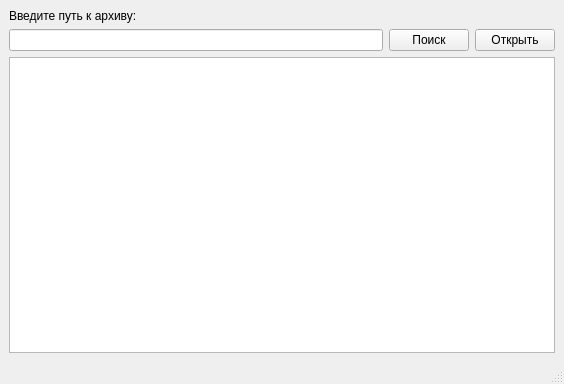
<?xml version="1.0" encoding="UTF-8"?>
<ui version="4.0">
 <class>MainWindow</class>
 <widget class="QMainWindow" name="MainWindow">
  <property name="geometry">
   <rect>
    <x>0</x>
    <y>0</y>
    <width>564</width>
    <height>384</height>
   </rect>
  </property>
  <property name="windowTitle">
   <string>MainWindow</string>
  </property>
  <widget class="QWidget" name="centralwidget">
   <layout class="QVBoxLayout" name="verticalLayout">
    <item>
     <widget class="QLabel" name="label">
      <property name="text">
       <string>Введите путь к архиву:</string>
      </property>
     </widget>
    </item>
    <item>
     <layout class="QHBoxLayout" name="horizontalLayout">
      <item>
       <widget class="QLineEdit" name="lineEditPathToArchive"/>
      </item>
      <item>
       <widget class="QPushButton" name="pushButtonFileDialog">
        <property name="text">
         <string>Поиск</string>
        </property>
       </widget>
      </item>
      <item>
       <widget class="QPushButton" name="pushButtonOpenArchive">
        <property name="text">
         <string>Открыть</string>
        </property>
       </widget>
      </item>
     </layout>
    </item>
    <item>
     <widget class="QTableView" name="tableView">
      <property name="sizeAdjustPolicy">
       <enum>QAbstractScrollArea::AdjustIgnored</enum>
      </property>
      <property name="alternatingRowColors">
       <bool>true</bool>
      </property>
      <property name="gridStyle">
       <enum>Qt::SolidLine</enum>
      </property>
      <property name="sortingEnabled">
       <bool>true</bool>
      </property>
      <property name="cornerButtonEnabled">
       <bool>true</bool>
      </property>
      <attribute name="horizontalHeaderCascadingSectionResizes">
       <bool>false</bool>
      </attribute>
      <attribute name="horizontalHeaderShowSortIndicator" stdset="0">
       <bool>false</bool>
      </attribute>
      <attribute name="horizontalHeaderStretchLastSection">
       <bool>false</bool>
      </attribute>
      <attribute name="verticalHeaderCascadingSectionResizes">
       <bool>true</bool>
      </attribute>
      <attribute name="verticalHeaderShowSortIndicator" stdset="0">
       <bool>false</bool>
      </attribute>
      <attribute name="verticalHeaderStretchLastSection">
       <bool>false</bool>
      </attribute>
     </widget>
    </item>
   </layout>
  </widget>
  <widget class="QMenuBar" name="menubar">
   <property name="geometry">
    <rect>
     <x>0</x>
     <y>0</y>
     <width>564</width>
     <height>24</height>
    </rect>
   </property>
  </widget>
  <widget class="QStatusBar" name="statusbar"/>
 </widget>
 <resources/>
 <connections/>
</ui>
